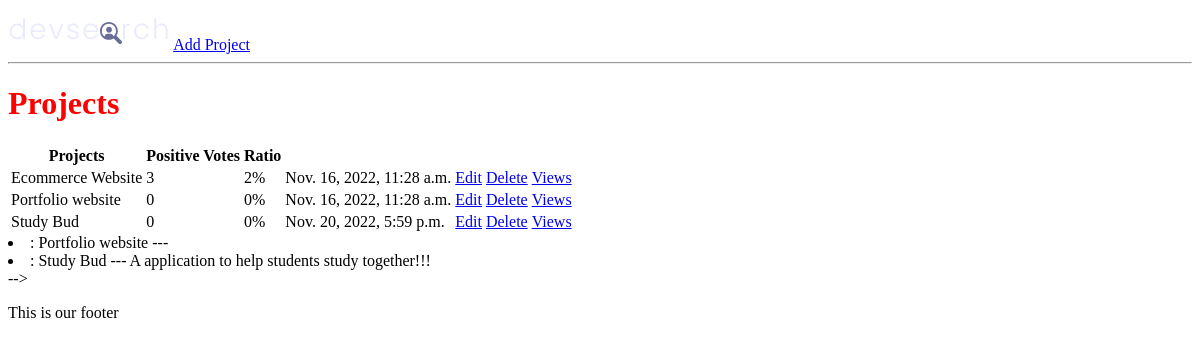
Before: / with the older database file.
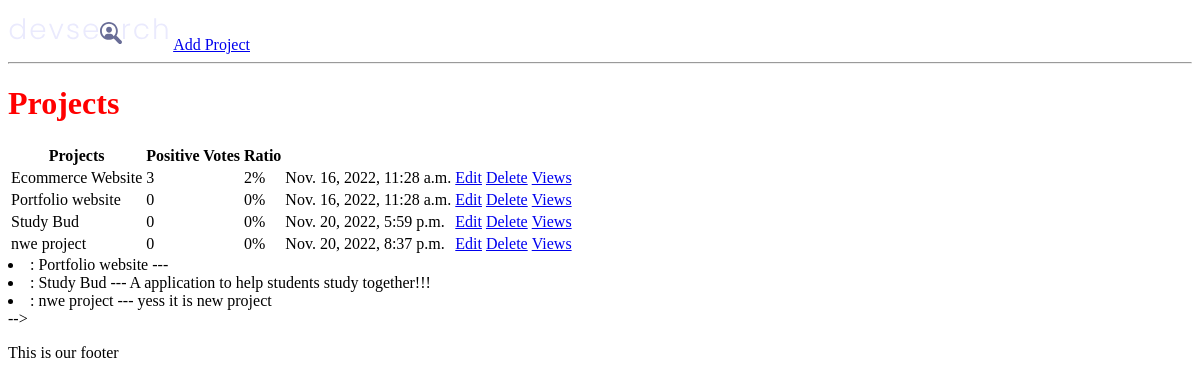
After: the same page with the newer database file.
### projects/models.py (models this page shows, shortened)
class Project(models.Model):   ## Class is created to let know its not ordinary class
   title = models.CharField(max_length = 200)
   description = models.TextField(null = True, blank=True)
   demo_link = models.CharField(max_length = 2000, blank = True, null = True)
   featured_image = models.ImageField(null=True, blank=True, default="default.jpg")
   source_link = models.CharField(max_length = 2000, blank = True, null = True)
   tags = models.ManyToManyField('Tag', blank=True)
   vote_total = models.IntegerField(default=0, null=True, blank=True)
   vote_ratio = models.IntegerField(default=0, null=True, blank=True)
   created = models.DateTimeField(auto_now_add = True)
   id = models.UUIDField(default=uuid.uuid4, unique=True, primary_key=True, editable=False)

### projects/views.py (the view)
# urls.py: path('', include('projects.urls')),
def projects(request):
    projects = Project.objects.all()
    context = {'projects':projects}
    return render(request, 'projects/project.html', context)

### projects/templates/projects/project.html (shortened to what this page needs)
{% extends 'main.html' %}
{% block content%}
<h1>Projects</h1>
<table>
    <tr>
        <th>Projects</th>
        <th>Positive Votes</th>
        <th>Ratio</th>
        <th></th>
    </tr>
    {% for project in projects %}
    <tr>
        <td>{{project.title}}</td>
        <td>{{project.vote_total}}</td>
        <td>{{project.vote_ratio}}%</td>
        <td>{{project.created}}</td>
        <td><a href="{% url 'update-project' project.id %}">Edit</a></td>
        <td><a href="{% url 'delete-project' project.id %}">Delete</a></td>
        <td><a href="{% url 'project' project.id %}">Views</a></td>
    </tr>
    {% endfor %}
    </table>
    {% for project in projects %}
        <li>: {{project.title}}</a>  --- {{project.description}}</li>
    {% endfor %}
</ol> -->
{% endblock %}

Changed rows visible on the page:
added Project: title "nwe project", vote_total "0", vote_ratio "0", created "Nov. 20, 2022, 8:37 p.m.", description "yess it is new project"
